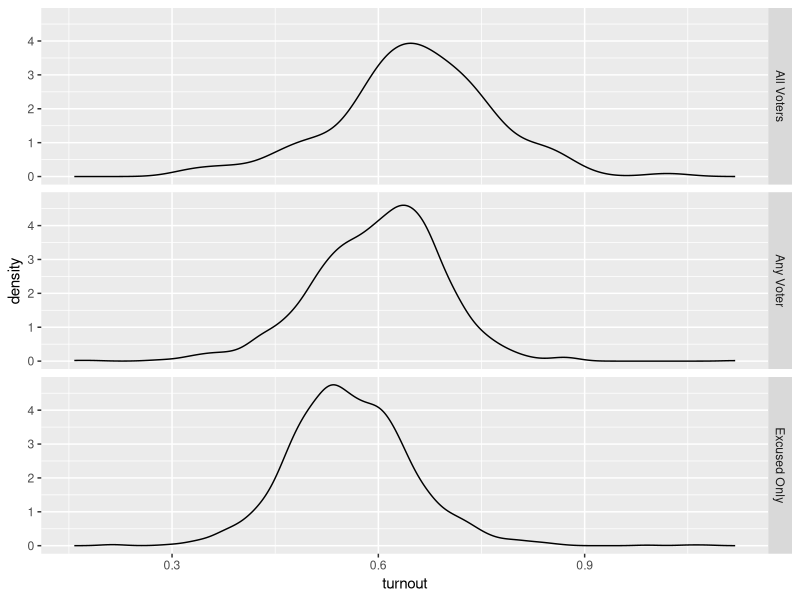
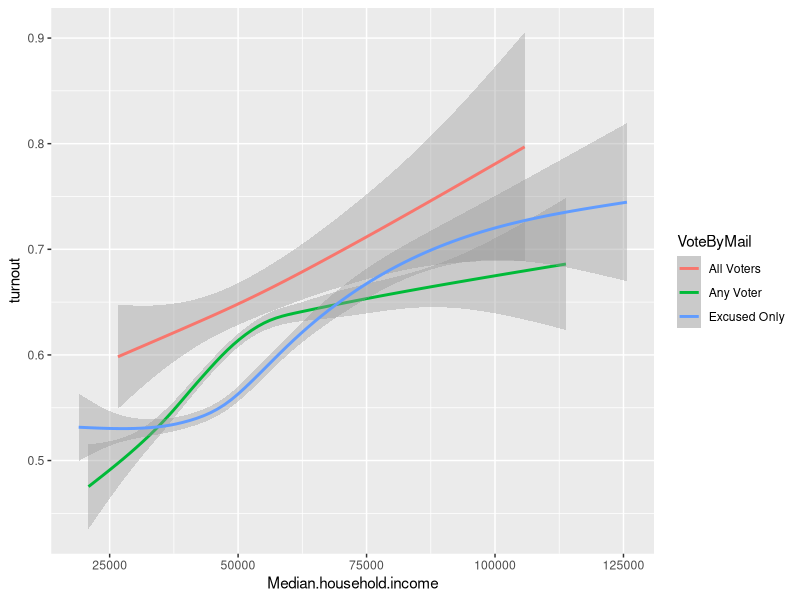
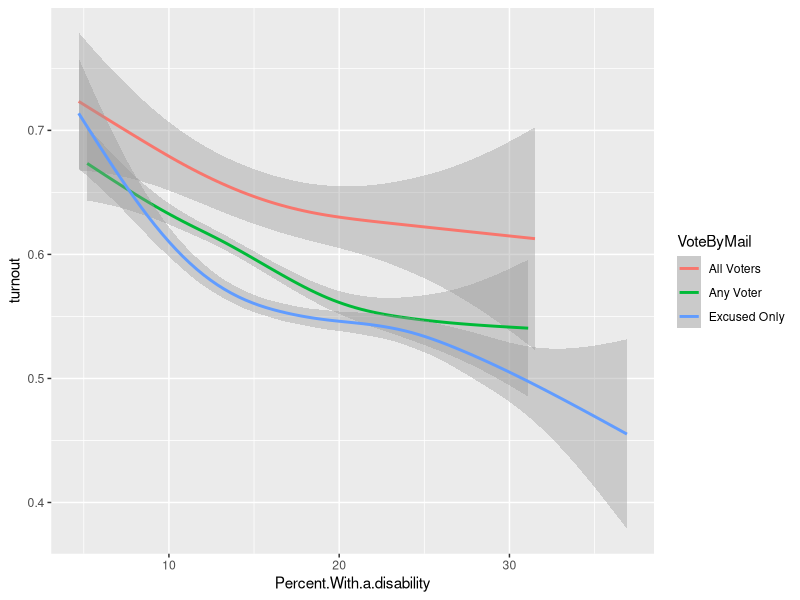

The R script that drew these images, in order:
## ---- chunk 1

library(tidyverse)

## ---- chunk 2

census <- read.csv("Exploratory_Analysis/census_with_election_data.csv")

census <- census %>% mutate(turnout = total_votes/X18.and.over.population) %>% data.frame()

vote <- read.csv("Exploratory_Analysis/Early Voting.csv")

df <- left_join(census, vote, by=c('state.name'='State'))

df <- df %>% mutate(VoteByMail = case_when(df$No.Excuse.Absentee == 1 ~ "Any Voter", df$Absentee...Excuse.Required == 1 ~ "Excused Only", df$All.Mail.Voting == 1 ~ "All Voters"), AbsenteeStatus = case_when(df$Permanent.Absentee.Status == 1 ~ "Permanent", df$Permanent.Absentee.Status == 0 ~ "Per Case")) %>% data.frame()

df <- df[complete.cases(df),]

## ---- chunk 3

ggplot(df, aes(turnout)) + geom_density() + facet_grid(VoteByMail~.) 



## ---- chunk 4

ggplot(df, aes(Median.household.income,turnout, color=VoteByMail)) + geom_smooth()


## ---- chunk 5

ggplot(df, aes(Percent.With.a.disability,turnout, color=VoteByMail)) + geom_smooth()

